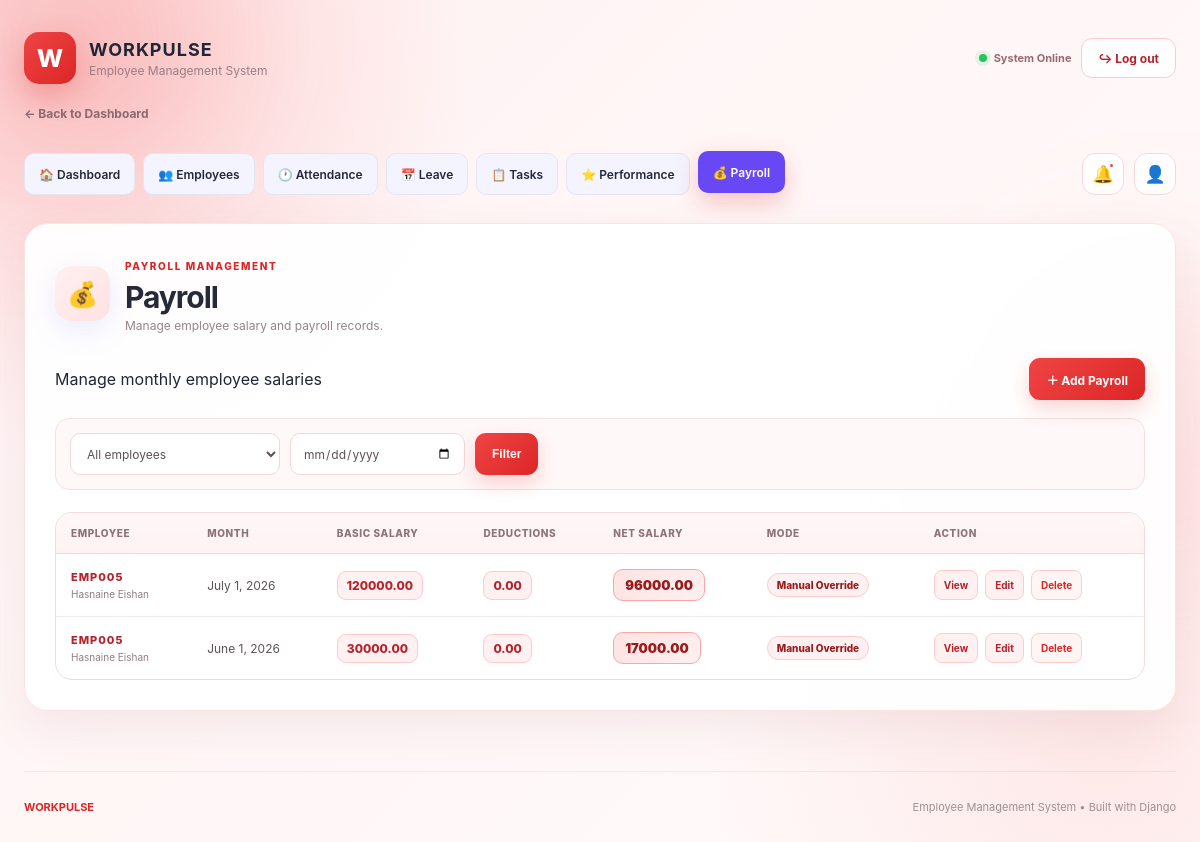
Screenshot of /payrolls/ (signed in) with the database file from the repository.
### core/models.py (models this page shows, shortened)
class Payroll(models.Model):
    employee = models.ForeignKey(
        Employee,
        on_delete=models.CASCADE,
        related_name='payrolls'
    )
    month = models.DateField(
        help_text="Use the first day of the payroll month."
    )
    basic_salary = models.DecimalField(
        max_digits=12,
        decimal_places=2,
        default=0
    )
    working_days = models.PositiveIntegerField(
        default=30
    )
    present_days = models.DecimalField(
        max_digits=6,
        decimal_places=2,
        default=0
    )
    leave_days = models.PositiveIntegerField(
        default=0
    )
    deductions = models.DecimalField(
        max_digits=12,
        decimal_places=2,
        default=0
    )
    net_salary = models.DecimalField(
        max_digits=12,
        decimal_places=2,
        default=0
    )
    auto_working_days = models.PositiveIntegerField(
        default=30
    )
    auto_present_days = models.DecimalField(
        max_digits=6,
        decimal_places=2,
        default=0
    )
    auto_paid_leave_days = models.DecimalField(
        max_digits=6,
        decimal_places=2,
        default=0
    )
    auto_unpaid_leave_days = models.DecimalField(
        max_digits=6,
        decimal_places=2,
        default=0
    )
    auto_leave_days = models.DecimalField(
        max_digits=6,
        decimal_places=2,
        default=0
    )
    auto_net_salary = models.DecimalField(
        max_digits=12,
        decimal_places=2,
        default=0
    )
    manual_override = models.BooleanField(
        default=False,
        help_text=(
            "When enabled, admin values are used instead "
            "of automatic attendance/payroll values."
        )
    )
    manual_working_days = models.PositiveIntegerField(
        null=True,
        blank=True
    )
    manual_present_days = models.DecimalField(
        max_digits=6,
        decimal_places=2,
        null=True,
        blank=True
    )
    manual_paid_leave_days = models.DecimalField(
        max_digits=6,
        decimal_places=2,
        null=True,
        blank=True
    )
    manual_unpaid_leave_days = models.DecimalField(
        max_digits=6,
        decimal_places=2,
        null=True,
        blank=True
    )
    manual_deductions = models.DecimalField(
        max_digits=12,
        decimal_places=2,
        null=True,
        blank=True
    )
    manual_net_salary = models.DecimalField(
        max_digits=12,
        decimal_places=2,
        null=True,
        blank=True
    )
    generated_at = models.DateTimeField(
        auto_now_add=True
    )
    updated_at = models.DateTimeField(
        auto_now=True
    )
    class Meta:
        constraints = [
            models.UniqueConstraint(
                fields=['employee', 'month'],
                name='unique_employee_payroll_per_month'
            )
        ]
        ordering = ['-month']

class Employee(models.Model):
    user = models.OneToOneField(
        User,
        on_delete=models.SET_NULL,
        null=True,
        blank=True,
        related_name='employee_profile'
    )
    employee_id = models.CharField(
        max_length=20,
        unique=True
    )
    full_name = models.CharField(
        max_length=100
    )
    email = models.EmailField(
        unique=True
    )
    phone = models.CharField(
        max_length=20
    )
    department = models.CharField(
        max_length=100
    )
    designation = models.CharField(
        max_length=100
    )
    joining_date = models.DateField()
    monthly_salary = models.DecimalField(
        max_digits=12,
        decimal_places=2,
        default=0
    )
    is_active = models.BooleanField(
        default=True
    )

### core/views.py (the view)
@admin_required
def payroll_list(request):
    employee_filter = request.GET.get('employee', '')
    month_filter = request.GET.get('month', '')
    payrolls = Payroll.objects.select_related(
        'employee'
    ).all()
    if employee_filter:
        payrolls = payrolls.filter(employee_id=employee_filter)
    if month_filter:
        payrolls = payrolls.filter(month=month_filter)
    for payroll in payrolls:
        if not payroll.manual_override:
            payroll.save()
    return render(
        request,
        'core/payroll_list.html',
        {
            'payrolls': payrolls,
            'employees': Employee.objects.all(),
            'employee_filter': employee_filter,
            'month_filter': month_filter,
        }
    )

### core/templates/core/payroll_list.html (shortened to what this page needs)
{% load static %}
<!DOCTYPE html>
<html lang="en">
<head>
    <link
        rel="stylesheet"
        href="{% static 'core/css/style.css' %}"
    >
</head>
<body>
    <div class="bg-orb orb-one"></div>
    <main class="dashboard">
        <header class="topbar">
            <div class="brand">
                <div class="brand-icon">
                    W
                </div>
                <div>
                    <h2>
                        WORKPULSE
                    </h2>
                    <span>
                        Employee Management System
                    </span>
                </div>
            </div>
            <div class="top-actions">
                <div class="live-status">
                    <span></span>
                    System Online
                </div>
                <a
                    href="{% url 'logout' %}"
                    class="logout-btn"
                >
                    ↪ Log out
                </a>
            </div>
        </header>
        <a
            href="{% url 'dashboard_page' %}"
            class="back-dashboard"
        >
            ← Back to Dashboard
        </a>
        <nav class="main-navigation">
            <div class="nav-links">
                <a
                    href="{% url 'dashboard_page' %}"
                    class="nav-link"
                >
                    🏠 Dashboard
                </a>
                <a
                    href="{% url 'employee_list' %}"
                    class="nav-link"
                >
                    👥 Employees
                </a>
                <a
                    href="{% url 'attendance_list' %}"
                    class="nav-link"
                >
                    🕐 Attendance
                </a>
                <a
                    href="{% url 'leave_list' %}"
                    class="nav-link"
                >
                    📅 Leave
                </a>
                <a
                    href="{% url 'task_list' %}"
                    class="nav-link"
                >
                    📋 Tasks
                </a>
                <a
                    href="{% url 'performance_list' %}"
                    class="nav-link"
                >
                    ⭐ Performance
                </a>
                <a
                    href="{% url 'payroll_list' %}"
                    class="nav-link active"
                >
                    💰 Payroll
                </a>
            </div>
            <div class="nav-actions">
                <div
                    class="notification-wrapper"
                >
                    <button
                        type="button"
                        class="nav-icon-button"
                        id="notificationButton"
                        title="Notifications"
                    >
                        🔔
                        <span
                            class="notification-dot"
                        ></span>
                    </button>
                </div>
                <div
                    class="admin-wrapper"
                >
                    <button
                        type="button"
                        class="nav-icon-button"
                        id="adminButton"
                        title="Administrator"
                    >
                        👤
                    </button>
                </div>
            </div>
        </nav>
        <section
            class="payroll-card"
        >
            <div
                class="form-heading"
            >
                <div
                    class="form-icon"
                >
                    💰
                </div>
                <div>
                    <span
                        class="section-label"
                    >
                        PAYROLL MANAGEMENT
                    </span>
                    <h1>
                        Payroll
                    </h1>
                    <p>
                        Manage employee salary and
                        payroll records.
                    </p>
                </div>
            </div>
            <div
                class="toolbar"
            >
                <span>
                    Manage monthly employee salaries
                </span>
                <a
                    href="{% url 'payroll_add' %}"
                    class="save-btn"
                >
                    ＋ Add Payroll
                </a>
            </div>
            <form
                method="get"
                class="filter-form"
            >
                <select
                    name="employee"
                >
                    <option value="">
                        All employees
                    </option>
                </select>
                <input
                    type="date"
                    name="month"
                    value="{{ month_filter }}"
                >
                <button
                    type="submit"
                    class="save-btn"
                >
                    Filter
                </button>
            </form>
            <div
                class="payroll-table-wrapper"
            >
                <table
                    class="payroll-table"
                >
                    <thead>
                        <tr>
                            <th>
                                Employee
                            </th>
                            <th>
                                Month
                            </th>
                            <th>
                                Basic Salary
                            </th>
                            <th>
                                Deductions
                            </th>
                            <th>
                                Net Salary
                            </th>
                            <th>
                                Mode
                            </th>
                            <th>
                                Action
                            </th>
                        </tr>
                    </thead>
                    <tbody>
                        {% for payroll in payrolls %}
                        <tr>
                            <td>
                                <span
                                    class="employee-id"
                                >
                                    {{ payroll.employee.employee_id }}
                                </span>
                                <br>
                                <span
                                    class="employee-name"
                                >
                                    {{ payroll.employee.full_name }}
                                </span>
                            </td>
                            <td>
                                {{ payroll.month }}
                            </td>
                            <td>
                                <span
                                    class="amount"
                                >
                                    {{ payroll.basic_salary }}
                                </span>
                            </td>
                            <td>
                                <span
                                    class="amount"
                                >
                                    {{ payroll.deductions }}
                                </span>
                            </td>
                            <td>
                                <span
                                    class="net-amount"
                                >
                                    {{ payroll.net_salary }}
                                </span>
                            </td>
                            <td>
                                {% if payroll.manual_override %}
                                    <span class="mode-badge mode-manual">
                                        Manual Override
                                    </span>
                                {% else %}
                                    <span class="mode-badge mode-auto">
                                        Automatic
                                    </span>
                                {% endif %}
                            </td>
                            <td>
                                <div
                                    class="action-links"
                                >
                                    <a
                                        href="{% url 'payroll_detail' payroll.id %}"
                                    >
                                        View
                                    </a>
                                    <a
                                        href="{% url 'payroll_edit' payroll.id %}"
                                    >
                                        Edit
                                    </a>
                                    <a
                                        href="{% url 'payroll_delete' payroll.id %}"
                                        class="delete-link"
                                    >
                                        Delete
                                    </a>
                                </div>
                            </td>
                        </tr>
                        {% endfor %}
                    </tbody>
                </table>
            </div>
        </section>
        <footer>
            <strong>
                WORKPULSE
            </strong>
            <p>
                Employee Management System
                •
                Built with Django
            </p>
        </footer>
    </main>
</body>
</html>

### rows the page displays
Payroll: employee.employee_id "EMP005", employee.full_name "Hasnaine Eishan", month "July 1, 2026", basic_salary "120000.00", deductions "0.00", net_salary "96000.00", manual_override "Manual Override"
Payroll: employee.employee_id "EMP005", employee.full_name "Hasnaine Eishan", month "June 1, 2026", basic_salary "30000.00", deductions "0.00", net_salary "17000.00", manual_override "Manual Override"
